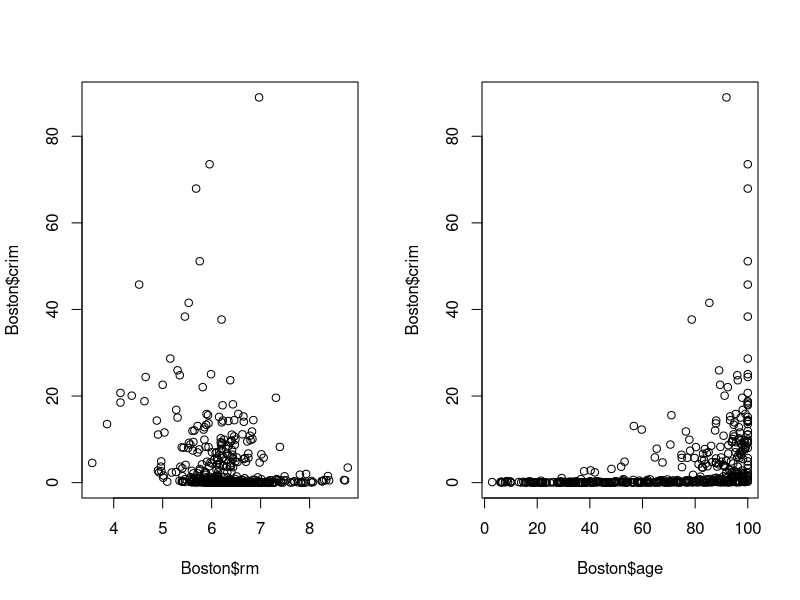
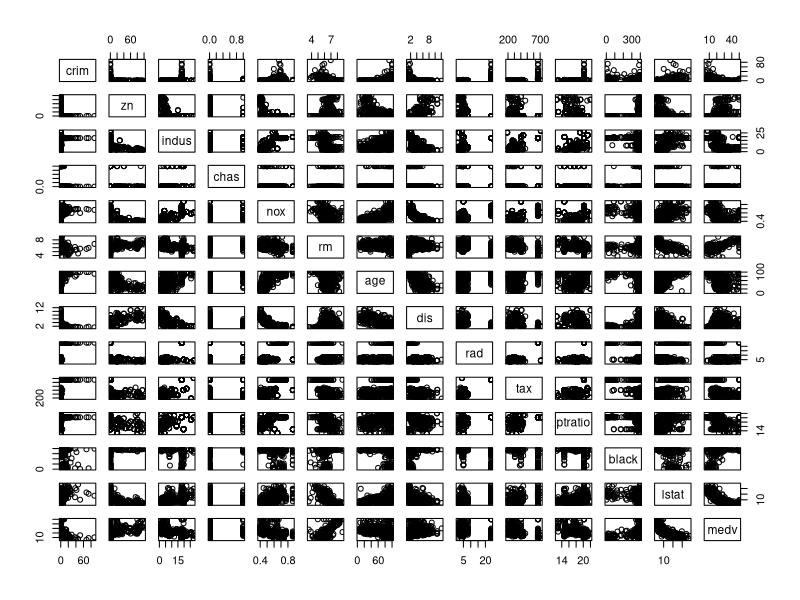
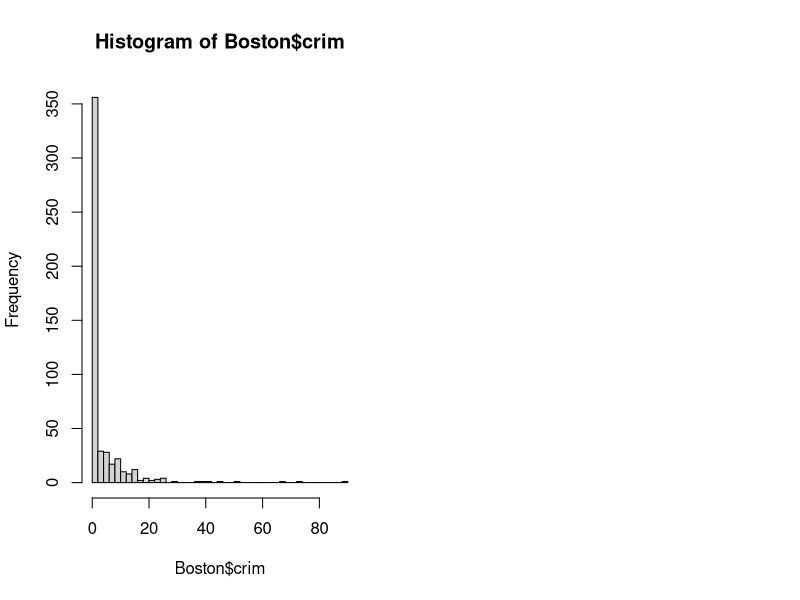
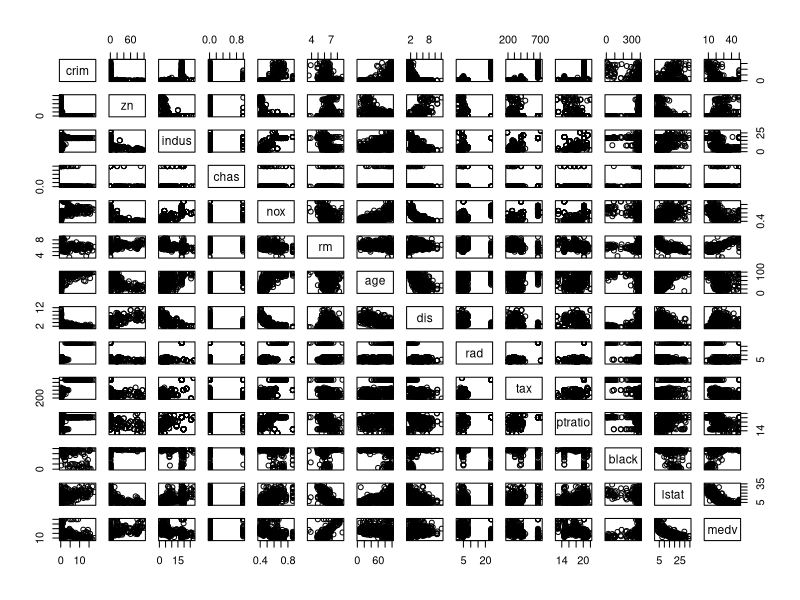
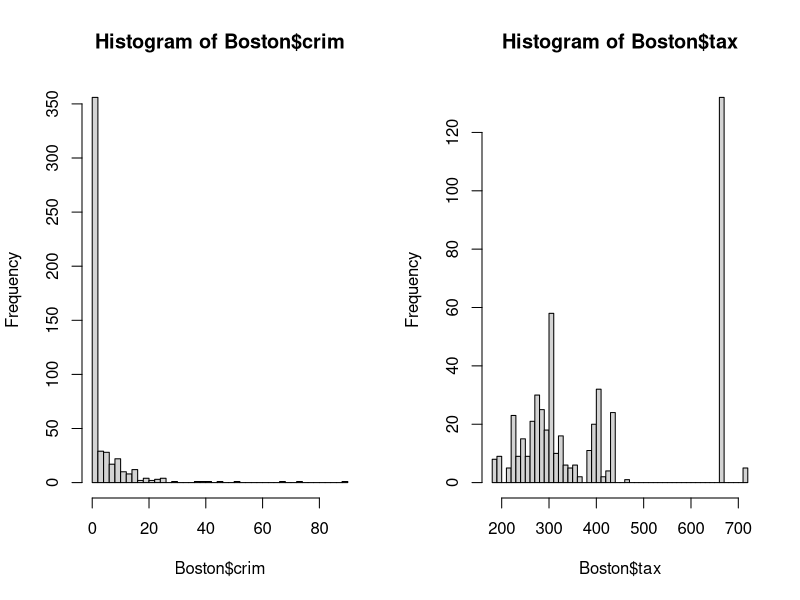
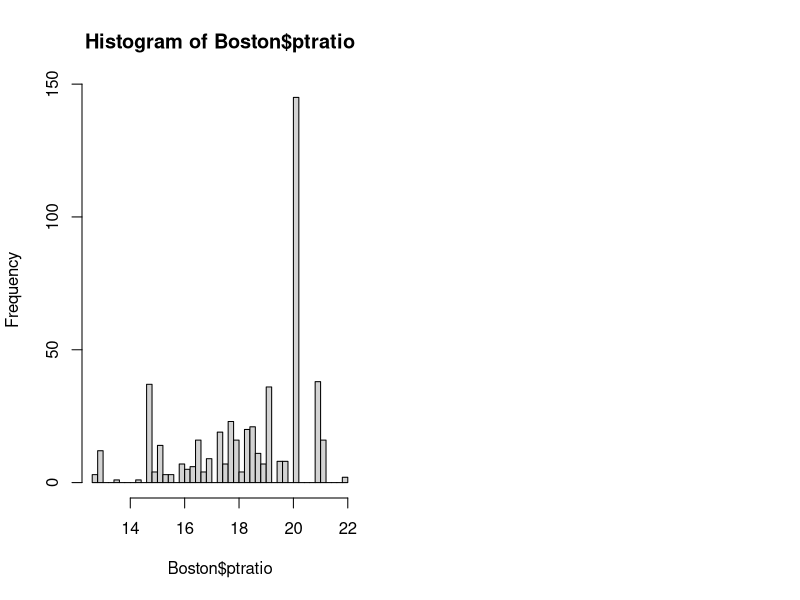

Source code (R) for these figures, in order:
library(MASS)
library(ggplot2)
library(plyr)

?Boston
#Q1: How many rows are in this data set? How Many Columns? What do the Rows and Columns represent?
#506 rows and 14 Columns
#The Columns represent the predictors and the rows are the values for each observation of the suburb
dim(Boston)
str(Boston)
print(Boston)
#partb
par(mfrow = c(1, 2))
plot(Boston$rm, Boston$crim)
plot(Boston$age, Boston$crim)
pairs(Boston)
#From looking at the scatter plots it seems that there are some correlations between various variables
#Specfically Age has correlations between other variables like nox,Istat, and crim
#it also shows which variables are categorical and which are quantitative, where the qualitative variables are either 1 to 5
#part c
hist(Boston$crim, breaks = 50)
#the data is for the most part under 18
#Using less than 20 to have a better look at the data
pairs(Boston[Boston$crim < 18, ])
#Yes the variables crim seems to be associated with AGE,NOX,rm,dis,medv, and Istat. Other variable correlations are difficult to tell
#looking only at the age and crim it clear that there is some sort of relationship

#partd
hist(Boston$crim, breaks = 50)
nrow(Boston[Boston$crim > 20, ])
#only 18 areas have higher crime rate of 20% or higher than the rest of Boston
nrow(Boston[Boston$crim > 60, ])
#only 3 urban areas have crime rates of 60% and higher
hist(Boston$tax, breaks = 50)
nrow(Boston[Boston$tax > 600, ])
#137 urban areas have a tax rate of 600 or higher
#from the data set we see alot are at 666 tax rate so lets find out how many areas that is exaclty
nrow(Boston[Boston$tax == 666, ])
#There are 132 urban areas with the tax rate of 666. 
hist(Boston$ptratio, breaks = 50)
#from this historgram it can be seen that there are alot of areas near 21 so lets determine how many there
nrow(Boston[Boston$ptratio > 20 ,])
#There are 201 homes with a high ptratio
#Yes some of the suburbs appear to have high crime rates, Tax Rates appear to have some urban areas with high tax rates, although majority are below 50%
#The pupil teacher ratio seems to be uniform over the population set

#parte
y = count(Boston$chas)
print (y)
nrow(Boston[Boston$chas == 1 , ])
#there are 35 cities touching the Charles River

#partf

pupil = Boston$ptratio
s = summary(pupil)
print (s)
# the Median Student to Pupil ratio is 19.05

#partg
newBoston <- Boston[order(Boston$medv),]
print (newBoston)

row.names(Boston[min(Boston$medv), ])
#so suburb 5 has the smalled medv
range(Boston$ptratio)
#the range of ptratio for Boston is 12.6 to 22.0
Boston[min(Boston$medv), ]$ptratio
#finding out what suburb 5's ptratio: 18.7 so there are more students in this area than children

#part h

nrow(Boston[Boston$rm > 7.0,])
#There are 64 urban areas with homes with more than 7 rooms on average
nrow(Boston[Boston$rm > 8.0,])
#There are 13 urban areas with homes more than 8 rooms
#so 64-13 = 51 and so there are 51 areas that have 7 rooms on average

